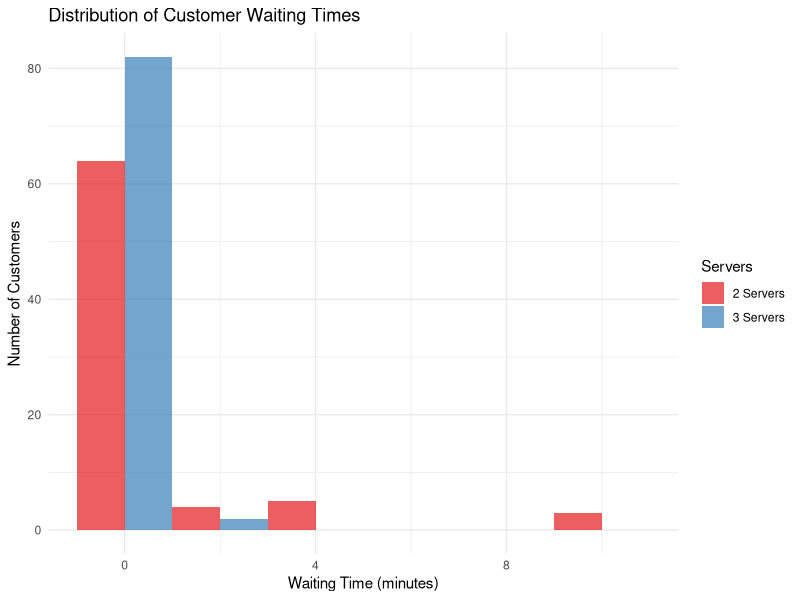
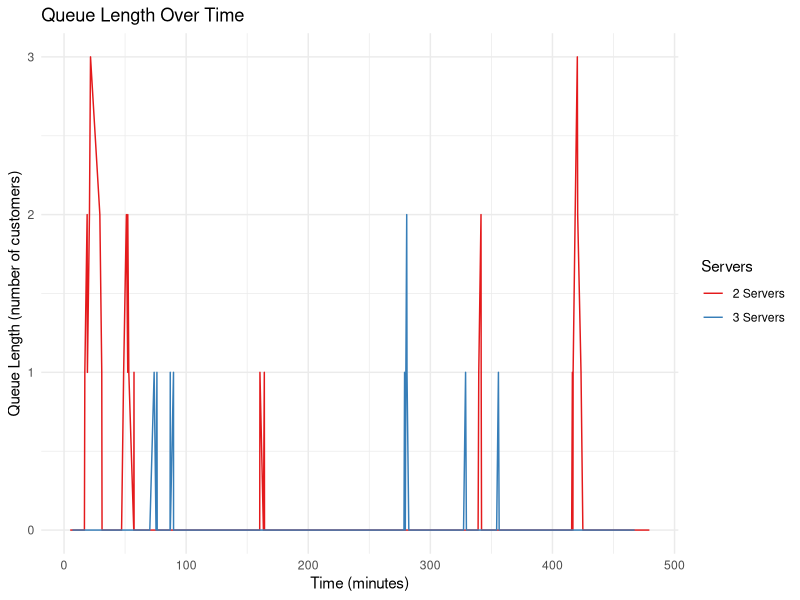

Generate these figures, in order, with R:
## ---- chunk 1
knitr::opts_chunk$set(echo = TRUE)
library(ggplot2)
library(dplyr)
set.seed(123) # For reproducibility
## ---- chunk 2
# Function to generate inter-arrival times (Poisson arrivals)
generate_arrivals <- function(rate, total_time) {
  # Convert rate from customers per hour to customers per minute
  rate_per_minute <- rate / 60
  
  # Generate inter-arrival times using exponential distribution
  inter_arrival_times <- rexp(1000, rate_per_minute)
  
  # Convert to actual arrival times
  arrival_times <- cumsum(inter_arrival_times)
  
  # Keep only arrivals within the simulation time
  arrival_times <- arrival_times[arrival_times <= total_time]
  
  return(arrival_times)
}

# Function to generate service times (Exponential distribution)
generate_service_times <- function(mean_service_time, num_customers) {
  # Generate service times
  service_times <- rexp(num_customers, 1/mean_service_time)
  
  return(service_times)
}

# Function to simulate the queuing system
simulate_queue <- function(arrival_times, service_times, num_servers) {
  num_customers <- length(arrival_times)
  
  # Initialize tracking variables
  waiting_times <- numeric(num_customers)
  service_start_times <- numeric(num_customers)
  service_end_times <- numeric(num_customers)
  
  # Track each server's availability time
  server_available_times <- rep(0, num_servers)
  
  # Track which server serves which customer
  server_assignment <- numeric(num_customers)
  
  # For each customer
  for (i in 1:num_customers) {
    # Find the earliest available server
    earliest_server <- which.min(server_available_times)
    
    # Record which server is serving this customer
    server_assignment[i] <- earliest_server
    
    # Calculate when service can start
    service_start_times[i] <- max(arrival_times[i], server_available_times[earliest_server])
    
    # Calculate waiting time
    waiting_times[i] <- service_start_times[i] - arrival_times[i]
    
    # Calculate service end time
    service_end_times[i] <- service_start_times[i] + service_times[i]
    
    # Update server availability
    server_available_times[earliest_server] <- service_end_times[i]
  }
  
  # Calculate system exit times
  exit_times <- service_end_times
  
  # Calculate queue lengths at different points in time
  time_points <- sort(unique(c(arrival_times, service_start_times)))
  queue_lengths <- numeric(length(time_points))
  
  for (t in 1:length(time_points)) {
    current_time <- time_points[t]
    in_queue <- sum(arrival_times <= current_time & service_start_times > current_time)
    queue_lengths[t] <- in_queue
  }
  
  # Calculate server utilization
  total_busy_time <- numeric(num_servers)
  for (s in 1:num_servers) {
    # Find all customers served by this server
    server_indices <- which(server_assignment == s)
    if (length(server_indices) > 0) {
      total_busy_time[s] <- sum(service_end_times[server_indices] - service_start_times[server_indices])
    } else {
      total_busy_time[s] <- 0
    }
  }
  
  # Calculate server utilization using max(exit_times) as total simulation time
  total_simulation_time <- max(exit_times)
  server_utilization <- sum(total_busy_time) / (num_servers * total_simulation_time)
  
  # Prepare results
  results <- list(
    waiting_times = waiting_times,
    queue_lengths = queue_lengths,
    time_points = time_points,
    server_utilization = server_utilization,
    average_waiting_time = mean(waiting_times),
    average_queue_length = mean(queue_lengths),
    max_queue_length = max(queue_lengths),
    total_customers = num_customers
  )
  
  return(results)
}

# Run the simulation
run_simulation <- function(arrival_rate, service_time, simulation_time, num_servers) {
  # Generate arrivals
  arrival_times <- generate_arrivals(arrival_rate, simulation_time)
  
  # Generate service times
  service_times <- generate_service_times(service_time, length(arrival_times))
  
  # Run simulation
  results <- simulate_queue(arrival_times, service_times, num_servers)
  
  return(results)
}
## ---- chunk 3
# Set parameters
arrival_rate <- 10  # customers per hour
service_time <- 5   # minutes per customer
simulation_time <- 480  # minutes (8-hour workday)

# Run simulation with 2 servers
results_2_servers <- run_simulation(arrival_rate, service_time, simulation_time, 2)

# Run simulation with 3 servers
results_3_servers <- run_simulation(arrival_rate, service_time, simulation_time, 3)
## ---- chunk 4
# Display key metrics for 2 servers
cat("Performance with 2 servers:\n")
cat("Average waiting time:", round(results_2_servers$average_waiting_time, 2), "minutes\n")
cat("Average queue length:", round(results_2_servers$average_queue_length, 2), "customers\n")
cat("Maximum queue length:", results_2_servers$max_queue_length, "customers\n")
cat("Server utilization:", round(results_2_servers$server_utilization * 100, 2), "%\n")
cat("Total customers served:", results_2_servers$total_customers, "\n")
## ---- chunk 5
# Display key metrics for 3 servers
cat("Performance with 3 servers:\n")
cat("Average waiting time:", round(results_3_servers$average_waiting_time, 2), "minutes\n")
cat("Average queue length:", round(results_3_servers$average_queue_length, 2), "customers\n")
cat("Maximum queue length:", results_3_servers$max_queue_length, "customers\n")
cat("Server utilization:", round(results_3_servers$server_utilization * 100, 2), "%\n")
cat("Total customers served:", results_3_servers$total_customers, "\n")
## ---- chunk 6
# Create dataframe for waiting time distribution
waiting_times_df <- data.frame(
  Waiting_Time = c(results_2_servers$waiting_times, results_3_servers$waiting_times),
  Servers = factor(c(rep("2 Servers", length(results_2_servers$waiting_times)), 
                   rep("3 Servers", length(results_3_servers$waiting_times))))
)

# Histogram of waiting times
ggplot(waiting_times_df, aes(x = Waiting_Time, fill = Servers)) +
  geom_histogram(position = "dodge", binwidth = 2, alpha = 0.7) +
  labs(title = "Distribution of Customer Waiting Times",
       x = "Waiting Time (minutes)",
       y = "Number of Customers") +
  theme_minimal() +
  scale_fill_brewer(palette = "Set1")
## ---- chunk 7
# Create dataframe for queue lengths
queue_lengths_2 <- data.frame(
  Time = results_2_servers$time_points,
  Queue_Length = results_2_servers$queue_lengths,
  Servers = "2 Servers"
)

queue_lengths_3 <- data.frame(
  Time = results_3_servers$time_points,
  Queue_Length = results_3_servers$queue_lengths,
  Servers = "3 Servers"
)

queue_lengths_df <- rbind(queue_lengths_2, queue_lengths_3)

# Line plot of queue lengths
ggplot(queue_lengths_df, aes(x = Time, y = Queue_Length, color = Servers)) +
  geom_line() +
  labs(title = "Queue Length Over Time",
       x = "Time (minutes)",
       y = "Queue Length (number of customers)") +
  theme_minimal() +
  scale_color_brewer(palette = "Set1")
## ---- chunk 8
# Create dataframe for comparison
comparison_df <- data.frame(
  Metric = c("Average Waiting Time (min)", "Average Queue Length", "Server Utilization (%)"),
  Two_Servers = c(round(results_2_servers$average_waiting_time, 2),
                 round(results_2_servers$average_queue_length, 2),
                 round(results_2_servers$server_utilization * 100, 2)),
  Three_Servers = c(round(results_3_servers$average_waiting_time, 2),
                   round(results_3_servers$average_queue_length, 2),
                   round(results_3_servers$server_utilization * 100, 2)),
  Improvement = c(round((results_2_servers$average_waiting_time - results_3_servers$average_waiting_time) / 
                      results_2_servers$average_waiting_time * 100, 2),
                round((results_2_servers$average_queue_length - results_3_servers$average_queue_length) / 
                      results_2_servers$average_queue_length * 100, 2),
                round((results_2_servers$server_utilization - results_3_servers$server_utilization) / 
                      results_2_servers$server_utilization * 100, 2))
)

knitr::kable(comparison_df, caption = "Performance Comparison Between 2 and 3 Servers")
